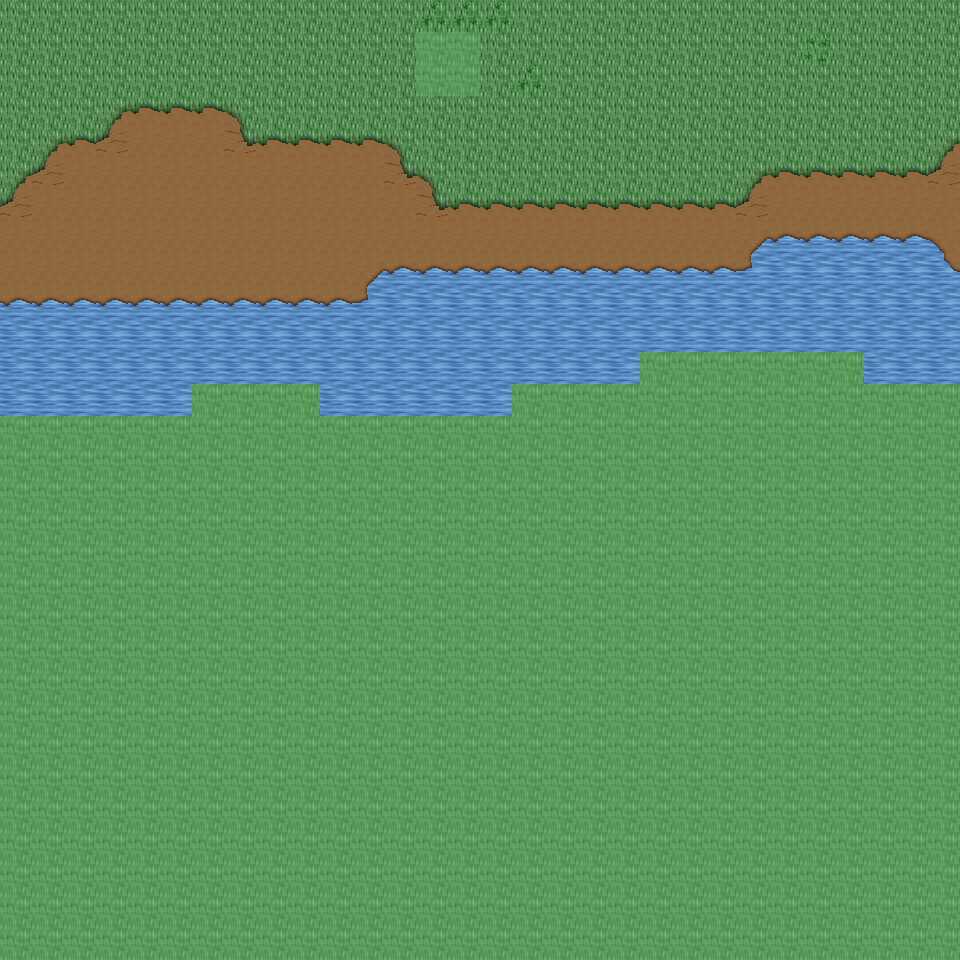

This is a level from a 2D game, rendered from its Tiled map with the project's own tilesets. A one-line summary and the map file follow, with tile-layer data summarised:
An orthogonal 30x30 tile map with 32x32 px tiles, 6 tile layers (Ground, Object, Object2, Above, ...), 45 tilesets and 3 objects (3x mapExit).

<map version="1.0" orientation="orthogonal" renderorder="right-down" width="30" height="30" tilewidth="32" tileheight="32" nextobjectid="4">
  <tileset firstgid="1" name="tileset_ground_ground" tilewidth="32" tileheight="32" tilecount="33" columns="3">
    <image source="../drawable/tileset_ground_ground.png" width="96" height="352" />
  </tileset>
  <tileset firstgid="34" name="tileset_building_castle" tilewidth="32" tileheight="32" tilecount="320" columns="20">
    <image source="../drawable/tileset_building_castle.png" width="640" height="512" />
  </tileset>
  <tileset firstgid="354" name="tileset_ground_water_pool" tilewidth="32" tileheight="32" tilecount="72" columns="3">
    <image source="../drawable/tileset_ground_water_pool.png" width="96" height="768" />
  </tileset>
  <tileset firstgid="426" name="tileset_ground_ridge_earth_dark" tilewidth="32" tileheight="32" tilecount="96" columns="12">
    <image source="../drawable/tileset_ground_ridge_earth_dark.png" width="384" height="256" />
  </tileset>
  <tileset firstgid="522" name="tileset_ground_grass_edges" tilewidth="32" tileheight="32" tilecount="36" columns="12">
    <image source="../drawable/tileset_ground_grass_edges.png" width="384" height="96" />
  </tileset>
  <tileset firstgid="558" name="tileset_ground_earth_edges" tilewidth="32" tileheight="32" tilecount="18" columns="6">
    <image source="../drawable/tileset_ground_earth_edges.png" width="192" height="96" />
  </tileset>
  <tileset firstgid="576" name="tileset_ground_grass_corners" tilewidth="32" tileheight="32" tilecount="24" columns="6">
    <image source="../drawable/tileset_ground_grass_corners.png" width="192" height="128" />
  </tileset>
  <tileset firstgid="600" name="tileset_plant_stump_stump_green" tilewidth="32" tileheight="32" tilecount="4" columns="2">
    <image source="../drawable/tileset_plant_stump_stump_green.png" width="64" height="64" />
  </tileset>
  <tileset firstgid="604" name="tileset_item_pot_barrel" tilewidth="32" tileheight="32" tilecount="2" columns="1">
    <image source="../drawable/tileset_item_pot_barrel.png" width="32" height="64" />
  </tileset>
  <tileset firstgid="606" name="tileset_ground_rock_rocks_2" tilewidth="32" tileheight="32" tilecount="4" columns="2">
    <image source="../drawable/tileset_ground_rock_rocks_2.png" width="64" height="64" />
  </tileset>
  <tileset firstgid="610" name="tileset_ground_ladder_horizontal_dark" tilewidth="32" tileheight="32" tilecount="3" columns="1">
    <image source="../drawable/tileset_ground_ladder_horizontal_dark.png" width="32" height="96" />
  </tileset>
  <tileset firstgid="613" name="tileset_plant_grasses" tilewidth="32" tileheight="32" tilecount="6" columns="3">
    <image source="../drawable/tileset_plant_grasses.png" width="96" height="64" />
  </tileset>
  <tileset firstgid="619" name="tileset_plant_tree_tree_green" tilewidth="32" tileheight="32" tilecount="88" columns="8">
    <image source="../drawable/tileset_plant_tree_tree_green.png" width="256" height="352" />
  </tileset>
  <tileset firstgid="707" name="tileset_ground_water_waterfall" tilewidth="32" tileheight="32" tilecount="120" columns="8">
    <image source="../drawable/tileset_ground_water_waterfall.png" width="256" height="480" />
  </tileset>
  <tileset firstgid="827" name="tileset_plant_flower_daisy_white" tilewidth="32" tileheight="32" tilecount="8" columns="2">
    <image source="../drawable/tileset_plant_flower_daisy_white.png" width="64" height="128" />
  </tileset>
  <tileset firstgid="835" name="tileset_plant_flower_daisy_red" tilewidth="32" tileheight="32" tilecount="8" columns="2">
    <image source="../drawable/tileset_plant_flower_daisy_red.png" width="64" height="128" />
  </tileset>
  <tileset firstgid="843" name="tileset_ground_rock_pebbles" tilewidth="32" tileheight="32" tilecount="3" columns="1">
    <image source="../drawable/tileset_ground_rock_pebbles.png" width="32" height="96" />
  </tileset>
  <tileset firstgid="846" name="tileset_plant_flower_daisy_yellow" tilewidth="32" tileheight="32" tilecount="8" columns="2">
    <image source="../drawable/tileset_plant_flower_daisy_yellow.png" width="64" height="128" />
  </tileset>
  <tileset firstgid="854" name="tileset_building_decoration_longhorn_skull" tilewidth="32" tileheight="32" tilecount="6" columns="3">
    <image source="../drawable/tileset_building_decoration_longhorn_skull.png" width="96" height="64" />
  </tileset>
  <tileset firstgid="860" name="tileset_furniture_light_flames" tilewidth="32" tileheight="32" tilecount="6" columns="6">
    <image source="../drawable/tileset_furniture_light_flames.png" width="192" height="32" />
  </tileset>
  <tileset firstgid="866" name="tileset_plant_stump_stump_brown" tilewidth="32" tileheight="32" tilecount="4" columns="2">
    <image source="../drawable/tileset_plant_stump_stump_brown.png" width="64" height="64" />
  </tileset>
  <tileset firstgid="870" name="tileset_building_decoration_rocks_2" tilewidth="32" tileheight="32" tilecount="2" columns="1">
    <image source="../drawable/tileset_building_decoration_rocks_2.png" width="32" height="64" />
  </tileset>
  <tileset firstgid="872" name="tileset_plant_flower_daisy_blue" tilewidth="32" tileheight="32" tilecount="8" columns="2">
    <image source="../drawable/tileset_plant_flower_daisy_blue.png" width="64" height="128" />
  </tileset>
  <tileset firstgid="880" name="tileset_building_fence_fence_chunky" tilewidth="32" tileheight="32" tilecount="21" columns="3">
    <image source="../drawable/tileset_building_fence_fence_chunky.png" width="96" height="224" />
  </tileset>
  <tileset firstgid="901" name="tileset_ground_water_water_bubbles" tilewidth="32" tileheight="32" tilecount="32" columns="8">
    <image source="../drawable/tileset_ground_water_water_bubbles.png" width="256" height="128" />
  </tileset>
  <tileset firstgid="933" name="tileset_item_statue_grey_stone" tilewidth="32" tileheight="32" tilecount="4" columns="2">
    <image source="../drawable/tileset_item_statue_grey_stone.png" width="64" height="64" />
  </tileset>
  <tileset firstgid="937" name="tileset_plant_tree_tree_darkgreen" tilewidth="32" tileheight="32" tilecount="88" columns="8">
    <image source="../drawable/tileset_plant_tree_tree_darkgreen.png" width="256" height="352" />
  </tileset>
  <tileset firstgid="1025" name="tileset_logic_creature_animal" tilewidth="32" tileheight="32" tilecount="32" columns="8">
    <image source="../drawable/tileset_logic_creature_animal.png" width="256" height="128" />
  </tileset>
  <tileset firstgid="1057" name="tileset_logic_creature_rodent" tilewidth="32" tileheight="32" tilecount="8" columns="8">
    <image source="../drawable/tileset_logic_creature_rodent.png" width="256" height="32" />
  </tileset>
  <tileset firstgid="1065" name="tileset_logic_portal" tilewidth="32" tileheight="32" tilecount="24" columns="8">
    <image source="../drawable/tileset_logic_portal.png" width="256" height="96" />
  </tileset>
  <tileset firstgid="1089" name="tileset_logic_item_mushroom" tilewidth="32" tileheight="32" tilecount="6" columns="6">
    <image source="../drawable/tileset_logic_item_mushroom.png" width="192" height="32" />
  </tileset>
  <tileset firstgid="1095" name="tileset_logic_collision" tilewidth="32" tileheight="32" tilecount="1" columns="1">
    <image source="../drawable/tileset_logic_collision.png" width="32" height="32" />
  </tileset>
  <tileset firstgid="1096" name="tileset_logic_creature_human_little" tilewidth="32" tileheight="32" tilecount="2" columns="2">
    <image source="../drawable/tileset_logic_creature_human_little.png" width="64" height="32" />
  </tileset>
  <tileset firstgid="1098" name="tileset_logic_creature_fairy" tilewidth="32" tileheight="32" tilecount="4" columns="4">
    <image source="../drawable/tileset_logic_creature_fairy.png" width="128" height="32" />
  </tileset>
  <tileset firstgid="1102" name="tileset_logic_item_herb" tilewidth="32" tileheight="32" tilecount="5" columns="5">
    <image source="../drawable/tileset_logic_item_herb.png" width="160" height="32" />
  </tileset>
  <tileset firstgid="1107" name="tileset_object_suspension_bridge" tilewidth="32" tileheight="32" tilecount="24" columns="3">
    <image source="../drawable/tileset_object_suspension_bridge.png" width="96" height="256" />
  </tileset>
  <tileset firstgid="1131" name="tileset_logic_creature_farm_animal" tilewidth="32" tileheight="32" tilecount="16" columns="8">
    <image source="../drawable/tileset_logic_creature_farm_animal.png" width="256" height="64" />
  </tileset>
  <tileset firstgid="1147" name="tileset_ground_green_paving" tilewidth="32" tileheight="32" tilecount="18" columns="3">
    <image source="../drawable/tileset_ground_green_paving.png" width="96" height="192" />
  </tileset>
  <tileset firstgid="1165" name="tileset_logic_protection" tilewidth="32" tileheight="32" tilecount="2" columns="2">
    <image source="../drawable/tileset_logic_protection.png" width="64" height="32" />
  </tileset>
  <tileset firstgid="1167" name="tileset_light_light_5x5" tilewidth="32" tileheight="32" tilecount="25" columns="5">
    <image source="../drawable/tileset_light_light_5x5.png" width="160" height="160" />
  </tileset>
  <tileset firstgid="1192" name="tileset_light_door_light" tilewidth="32" tileheight="32" tilecount="12" columns="3">
    <image source="../drawable/tileset_light_door_light.png" width="96" height="128" />
  </tileset>
  <tileset firstgid="1204" name="tileset_building_huts" tilewidth="32" tileheight="32" tilecount="338" columns="26">
    <image source="../drawable/tileset_building_huts.png" width="832" height="416" />
  </tileset>
  <tileset firstgid="1542" name="tileset_building_chimney_smoke" tilewidth="32" tileheight="32" tilecount="40" columns="4">
    <image source="../drawable/tileset_building_chimney_smoke.png" width="128" height="320" />
  </tileset>
  <tileset firstgid="1582" name="tileset_plant_tree_chestnut_tree" tilewidth="32" tileheight="32" tilecount="20" columns="4">
    <image source="../drawable/tileset_plant_tree_chestnut_tree.png" width="128" height="160" />
  </tileset>
  <tileset firstgid="1602" name="tileset_logic_creature_troll" tilewidth="32" tileheight="32" tilecount="4" columns="4">
    <image source="../drawable/tileset_logic_creature_troll.png" width="128" height="32" />
  </tileset>
  <layer name="Ground" width="30" height="30">
    <data>[900 cells, 900 non-empty, 7 distinct tile ids]</data>
  </layer>
  <layer name="Object" width="30" height="30">
    <data>[900 cells, 75 non-empty, 11 distinct tile ids]</data>
  </layer>
  <layer name="Object2" width="30" height="30">
    <data>[900 cells, 5 non-empty, 5 distinct tile ids]</data>
  </layer>
  <layer name="Above" width="30" height="30">
    <data>[900 cells, 0 non-empty, 0 distinct tile ids]</data>
  </layer>
  <layer name="Above2" width="30" height="30">
    <data>[900 cells, 0 non-empty, 0 distinct tile ids]</data>
  </layer>
  <layer name="Walkable" width="30" height="30">
    <data>[900 cells, 539 non-empty, 1 distinct tile ids]</data>
  </layer>
  <objectgroup name="MapEvents">
    <object id="1" name="north" type="mapExit" x="0" y="0" width="960" height="32">
      <properties>
        <property name="map" value="level_0_x103_y95" />
        <property name="x" value="0" />
        <property name="y" value="28" />
      </properties>
    </object>
    <object id="2" name="west" type="mapExit" x="0" y="0" width="32" height="416">
      <properties>
        <property name="map" value="level_0_x102_y96" />
        <property name="x" value="28" />
        <property name="y" value="0" />
      </properties>
    </object>
    <object id="3" name="east" type="mapExit" x="928" y="0" width="32" height="384">
      <properties>
        <property name="map" value="level_0_x104_y96" />
        <property name="x" value="1" />
        <property name="y" value="0" />
      </properties>
    </object>
  </objectgroup>
</map>
